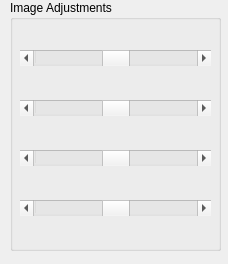
<?xml version="1.0" encoding="UTF-8"?>
<ui version="4.0">
 <class>Form</class>
 <widget class="QWidget" name="Form">
  <property name="geometry">
   <rect>
    <x>0</x>
    <y>0</y>
    <width>228</width>
    <height>264</height>
   </rect>
  </property>
  <property name="windowTitle">
   <string>Form</string>
  </property>
  <widget class="QGroupBox" name="groupBox">
   <property name="geometry">
    <rect>
     <x>10</x>
     <y>0</y>
     <width>211</width>
     <height>251</height>
    </rect>
   </property>
   <property name="title">
    <string>Image Adjustments</string>
   </property>
   <widget class="QScrollBar" name="horizontalScrollBar">
    <property name="geometry">
     <rect>
      <x>10</x>
      <y>50</y>
      <width>191</width>
      <height>16</height>
     </rect>
    </property>
    <property name="maximum">
     <number>100</number>
    </property>
    <property name="value">
     <number>50</number>
    </property>
    <property name="orientation">
     <enum>Qt::Horizontal</enum>
    </property>
   </widget>
   <widget class="QScrollBar" name="horizontalScrollBar_2">
    <property name="geometry">
     <rect>
      <x>10</x>
      <y>100</y>
      <width>191</width>
      <height>16</height>
     </rect>
    </property>
    <property name="maximum">
     <number>100</number>
    </property>
    <property name="value">
     <number>50</number>
    </property>
    <property name="orientation">
     <enum>Qt::Horizontal</enum>
    </property>
   </widget>
   <widget class="QScrollBar" name="horizontalScrollBar_3">
    <property name="geometry">
     <rect>
      <x>10</x>
      <y>150</y>
      <width>191</width>
      <height>16</height>
     </rect>
    </property>
    <property name="maximum">
     <number>100</number>
    </property>
    <property name="value">
     <number>50</number>
    </property>
    <property name="orientation">
     <enum>Qt::Horizontal</enum>
    </property>
   </widget>
   <widget class="QScrollBar" name="horizontalScrollBar_4">
    <property name="geometry">
     <rect>
      <x>10</x>
      <y>200</y>
      <width>191</width>
      <height>16</height>
     </rect>
    </property>
    <property name="maximum">
     <number>100</number>
    </property>
    <property name="value">
     <number>50</number>
    </property>
    <property name="orientation">
     <enum>Qt::Horizontal</enum>
    </property>
   </widget>
  </widget>
 </widget>
 <resources/>
 <connections/>
</ui>
